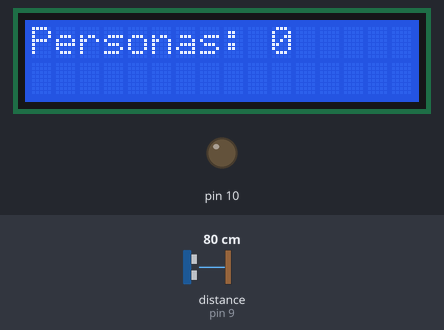
Bench run of a sketch on a simulated Arduino Uno, built with avr-gcc and run on an emulated ATmega328P. Parts: 16×2 character LCD, output pins drawn as LEDs (lit = HIGH). Wiring (inferred from the names in the program): ultrasonic range finder: trigger pin 8; echo pin 9. The inputs (shaded band) are chosen by the test bench; at power-on: distance to the obstacle (sensor on pin 9) 80 cm. The echo pulse lasts 58.3 µs per cm; pins used as bus, display or sensor lines are not drawn.

Above: at 1.2 s.
1.3 s: distance to the obstacle (sensor on pin 9) set to 13 cm
2.8 s: distance to the obstacle (sensor on pin 9) set to 10 cm
At 3.25 s:
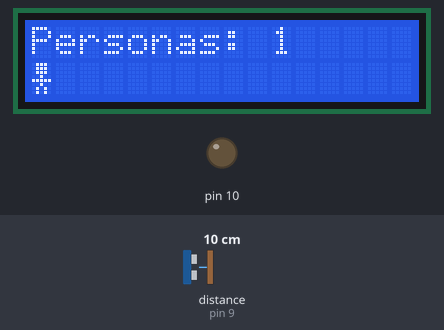
At 3.86 s:
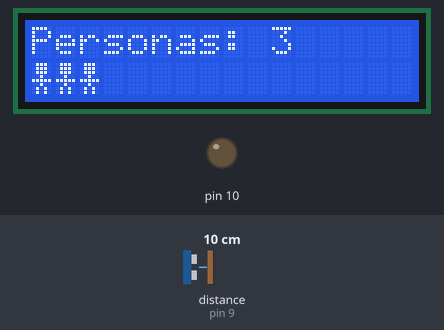
5.5 s: distance to the obstacle (sensor on pin 9) set to 2 cm
7.0 s: distance to the obstacle (sensor on pin 9) set to 9 cm
At 7.45 s:
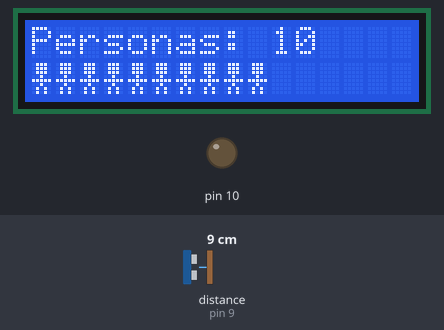
9.7 s: distance to the obstacle (sensor on pin 9) set to 4 cm
Timing chart, 0 to 12.7 s (numbered marks = the images above; inputs shaded):
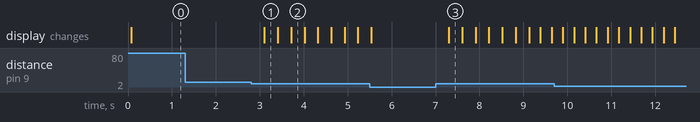

The sketch:

LCD_Nombre_y_Apellido_-_2022030.ino
```cpp
/*
 * Fundacion Kinal
 * Centro educativo tecnico laboral Kinal
 * Perito en electonica
 * Quinto perito
 * EB5AM
 * Taller de electronica digital y reparacion de computadoras
 * Nombre: Cristian Estuardo Orellana Dieguez
*/

#include <Wire.h>
#include <LiquidCrystal.h>

#define out(pin) pinMode(pin,OUTPUT)
#define in(pin) pinMode(pin,INPUT)
#define h(pin) digitalWrite(pin, HIGH)
#define l(pin) digitalWrite(pin, LOW)
#define RS  2
#define E 3
#define D4 4
#define D5 5
#define D6 6
#define D7 7
#define trig 8
#define echo 9
#define buzz 10

int distancia;
int conteo = 0;
int duracion;

LiquidCrystal LCD_samsung(RS, E, D4, D5, D6, D7);
void ultrasonico();
void  mostrar_LCD();

byte personaEstatica[] = {
B01110,
  B01110,
  B01110,
  B00100,
  B11111,
  B00100,
  B01010,
  B01010
};

byte personaSaltando[] = {
  B01110,
  B01110,
  B01110,
  B10101,
  B01110,
  B00100,
  B01010,
  B10001
};

void setup() {
LCD_samsung.createChar(1,personaEstatica);
LCD_samsung.createChar(2,personaSaltando);
LCD_samsung.begin(16,2);
out(trig);
out(buzz);
in(echo);
}

void loop() {
ultrasonico();
mostrar_LCD();
}

void ultrasonico(){ //funcion para leer al ultrasonico

  h(trig);
  delay(1);
  l(trig);
  duracion = pulseIn(echo, HIGH);
  distancia = duracion / 58.2;
  }

void  mostrar_LCD(){ //funcion para escribir numeros en el display
  if(distancia > 5 && distancia < 11 && conteo < 16){
    conteo = conteo + 1;
    delay(300);
  }
 switch (conteo){
  case 0:
  LCD_samsung.setCursor(0,0);
  LCD_samsung.write("Personas: 0 ");
  break;

  case 1:
  LCD_samsung.setCursor(0,0);
  LCD_samsung.write("Personas: 1 ");
  LCD_samsung.setCursor(0,1);
  LCD_samsung.write(1);
  break;

  case 2:
  LCD_samsung.setCursor(0,0);
  LCD_samsung.write("Personas: 2 ");
  LCD_samsung.setCursor(1,1);
  LCD_samsung.write(1);
  break;

  case 3:
  LCD_samsung.setCursor(0,0);
  LCD_samsung.write("Personas: 3 ");
  LCD_samsung.setCursor(2,1);
  LCD_samsung.write(1);
  break;

  case 4:
  LCD_samsung.setCursor(0,0);
  LCD_samsung.write("Personas: 4 ");
  LCD_samsung.setCursor(3,1);
  LCD_samsung.write(1);
  break;

  case 5:
  LCD_samsung.setCursor(0,0);
  LCD_samsung.write("Personas: 5 ");
  LCD_samsung.setCursor(4,1);
  LCD_samsung.write(1);
  break;

  case 6:
  LCD_samsung.setCursor(0,0);
  LCD_samsung.write("Personas: 6 ");
  LCD_samsung.setCursor(5,1);
  LCD_samsung.write(1);
  break;

   case 7:
  LCD_samsung.setCursor(0,0);
  LCD_samsung.write("Personas: 7 ");
  LCD_samsung.setCursor(6,1);
  LCD_samsung.write(1);
  break;

  case 8:
  LCD_samsung.setCursor(0,0);
  LCD_samsung.write("Personas: 8 ");
  LCD_samsung.setCursor(7,1);
  LCD_samsung.write(1);
  break;

  case 9:
  LCD_samsung.setCursor(0,0);
  LCD_samsung.write("Personas: 9 ");
  LCD_samsung.setCursor(8,1);
  LCD_samsung.write(1);
  break;

 case 10:
  LCD_samsung.setCursor(0,0);
  LCD_samsung.write("Personas: 10 ");
  LCD_samsung.setCursor(9,1);
  LCD_samsung.write(1);
  break;

 case 11:
  LCD_samsung.setCursor(0,0);
  LCD_samsung.write("Personas: 11 ");
  LCD_samsung.setCursor(10,1);
  LCD_samsung.write(1);
  break;

 case 12:
  LCD_samsung.setCursor(0,0);
  LCD_samsung.write("Personas: 12 ");
  LCD_samsung.setCursor(11,1);
  LCD_samsung.write(1);
  break;

 case 13:
  LCD_samsung.setCursor(0,0);
  LCD_samsung.write("Personas: 13 ");
  LCD_samsung.setCursor(12,1);
  LCD_samsung.write(1);
  break;

 case 14:
  LCD_samsung.setCursor(0,0);
  LCD_samsung.write("Personas: 14 ");
  LCD_samsung.setCursor(13,1);
  LCD_samsung.write(1);
  break;

 case 15:
  LCD_samsung.setCursor(0,0);
  LCD_samsung.write("Personas: 15 ");
  LCD_samsung.setCursor(14,1);
  LCD_samsung.write(1);
  break;

 case 16:
  LCD_samsung.setCursor(0,0);
  LCD_samsung.write("Personas: 16 ");
 LCD_samsung.setCursor(0,1);
  LCD_samsung.write(1);
  LCD_samsung.write(1);
  LCD_samsung.write(1);
  LCD_samsung.write(1);
  LCD_samsung.write(1);
  LCD_samsung.write(1);
  LCD_samsung.write(1);
  LCD_samsung.write(1);
  LCD_samsung.write(1);
  LCD_samsung.write(1);
  LCD_samsung.write(1);
  LCD_samsung.write(1);
  LCD_samsung.write(1);
  LCD_samsung.write(1);
  LCD_samsung.write(1);
  LCD_samsung.write(1);
delay(250);
  LCD_samsung.setCursor(0,0);
  LCD_samsung.write("                ");
  LCD_samsung.setCursor(0,1);
  LCD_samsung.setCursor(0,1);
  LCD_samsung.write(2);
  LCD_samsung.write(2);
  LCD_samsung.write(2);
  LCD_samsung.write(2);
  LCD_samsung.write(2);
  LCD_samsung.write(2);
  LCD_samsung.write(2);
  LCD_samsung.write(2);
  LCD_samsung.write(2);
  LCD_samsung.write(2);
  LCD_samsung.write(2);
  LCD_samsung.write(2);
  LCD_samsung.write(2);
  LCD_samsung.write(2);
  LCD_samsung.write(2);
  LCD_samsung.write(2);
delay(250);
  break;
  }
}
```

Measured:
- the behaviour switches between 12 and 11 cm on distance to the obstacle (sensor on pin 9) (found by bisection; images 0 and 1)
- after the input at 1.3 s, every drawn part: stays the same
- after the input at 2.8 s, the display: changes after 0.31 s (image 1)
- after the input at 7.0 s, the display: changes after 0.30 s (image 3)
